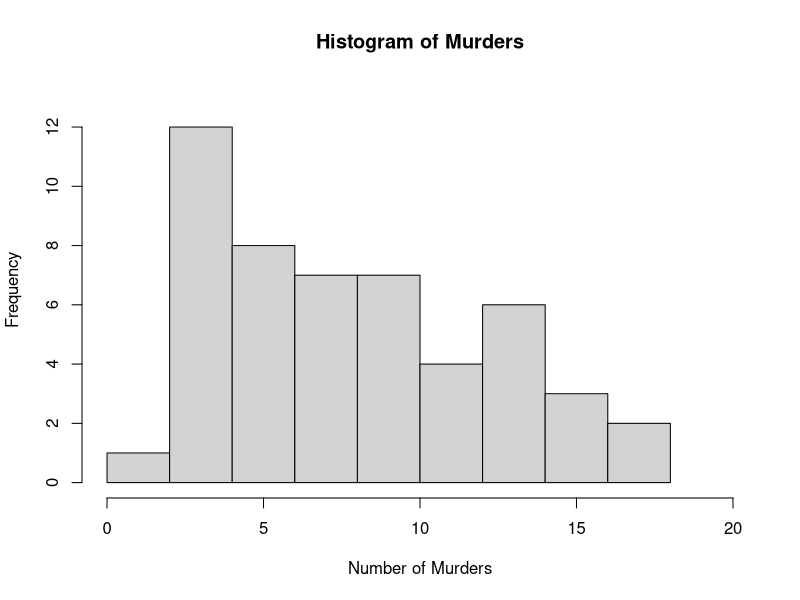
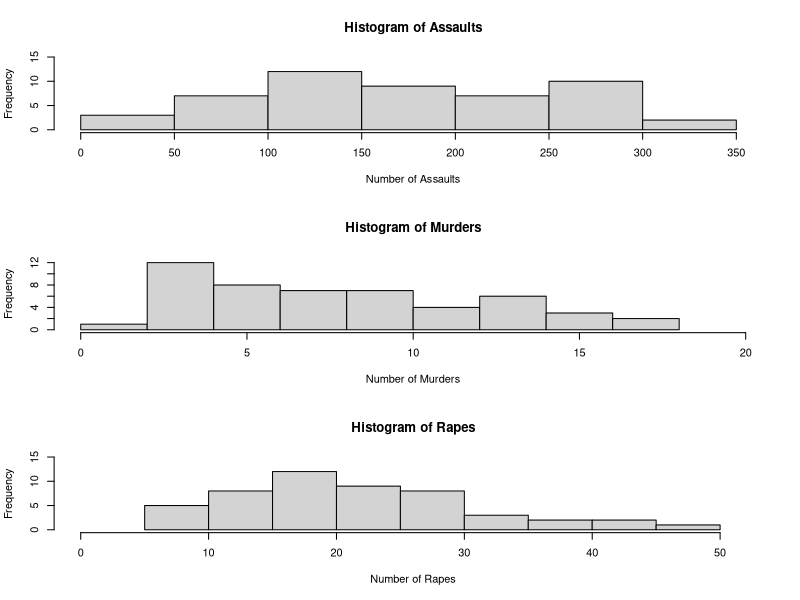

R code for these plots, in order:
## ---- chunk 1
library(datasets)

## ---- chunk 2

dat <- USArrests

## ---- chunk 3
colnames(dat)
## ---- chunk 4
hist(dat$Murder, 
     main = "Histogram of Murders", 
     xlim = c(0, 20),
     ylim = c(0, 13),
     xlab = "Number of Murders", 
     ylab = "Frequency")
## ---- chunk 5

mean(dat$Murder)
median(dat$Murder)
summary(dat$Murder)

## ---- chunk 6

par(mfrow=c(3, 1))

hist(dat$Assault, 
     main = "Histogram of Assaults", 
     xlim = c(0, 355),
     ylim = c(0, 15),
     xlab = "Number of Assaults", 
     ylab = "Frequency")

hist(dat$Murder, 
     main = "Histogram of Murders", 
     xlim = c(0, 20),
     ylim = c(0, 13),
     xlab = "Number of Murders", 
     ylab = "Frequency")

hist(dat$Rape, 
     main = "Histogram of Rapes", 
     xlim = c(0, 52),
     ylim = c(0, 15),
     xlab = "Number of Rapes", 
     ylab = "Frequency")
